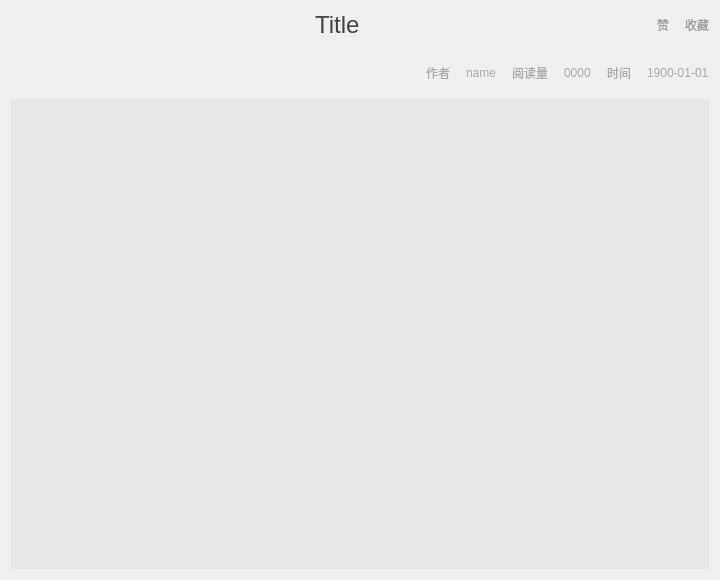
<?xml version="1.0" encoding="UTF-8"?>
<ui version="4.0">
 <class>ArticalArea</class>
 <widget class="QWidget" name="ArticalArea">
  <property name="geometry">
   <rect>
    <x>0</x>
    <y>0</y>
    <width>720</width>
    <height>580</height>
   </rect>
  </property>
  <property name="maximumSize">
   <size>
    <width>1200</width>
    <height>16777215</height>
   </size>
  </property>
  <property name="windowTitle">
   <string>Form</string>
  </property>
  <layout class="QVBoxLayout" name="verticalLayout">
   <item>
    <widget class="QWidget" name="widget" native="true">
     <property name="styleSheet">
      <string notr="true">QPushButton{
	border:0px;
color:#999;
}
QLabel{
	color:#aaa;
}

</string>
     </property>
     <layout class="QVBoxLayout" name="verticalLayout_2">
      <property name="spacing">
       <number>16</number>
      </property>
      <property name="leftMargin">
       <number>0</number>
      </property>
      <property name="topMargin">
       <number>0</number>
      </property>
      <property name="rightMargin">
       <number>0</number>
      </property>
      <property name="bottomMargin">
       <number>0</number>
      </property>
      <item>
       <layout class="QHBoxLayout" name="horizontalLayout">
        <item>
         <widget class="QLabel" name="label_8">
          <property name="text">
           <string/>
          </property>
         </widget>
        </item>
        <item>
         <spacer name="horizontalSpacer_2">
          <property name="orientation">
           <enum>Qt::Horizontal</enum>
          </property>
          <property name="sizeHint" stdset="0">
           <size>
            <width>40</width>
            <height>20</height>
           </size>
          </property>
         </spacer>
        </item>
        <item alignment="Qt::AlignHCenter">
         <widget class="QLabel" name="titleLab">
          <property name="styleSheet">
           <string notr="true">font-size:24px;color:#444;</string>
          </property>
          <property name="text">
           <string>Title</string>
          </property>
         </widget>
        </item>
        <item>
         <spacer name="horizontalSpacer_3">
          <property name="orientation">
           <enum>Qt::Horizontal</enum>
          </property>
          <property name="sizeHint" stdset="0">
           <size>
            <width>40</width>
            <height>20</height>
           </size>
          </property>
         </spacer>
        </item>
        <item>
         <widget class="QPushButton" name="supportBtn">
          <property name="text">
           <string>赞</string>
          </property>
         </widget>
        </item>
        <item>
         <widget class="QPushButton" name="collectBtn">
          <property name="text">
           <string>收藏</string>
          </property>
         </widget>
        </item>
       </layout>
      </item>
      <item>
       <layout class="QHBoxLayout" name="horizontalLayout_2">
        <property name="topMargin">
         <number>8</number>
        </property>
        <property name="bottomMargin">
         <number>0</number>
        </property>
        <item>
         <spacer name="horizontalSpacer">
          <property name="orientation">
           <enum>Qt::Horizontal</enum>
          </property>
          <property name="sizeHint" stdset="0">
           <size>
            <width>40</width>
            <height>20</height>
           </size>
          </property>
         </spacer>
        </item>
        <item>
         <widget class="QLabel" name="writer">
          <property name="text">
           <string>作者</string>
          </property>
         </widget>
        </item>
        <item>
         <widget class="QLabel" name="writerLab">
          <property name="text">
           <string>name</string>
          </property>
         </widget>
        </item>
        <item>
         <widget class="QLabel" name="label_5">
          <property name="text">
           <string>阅读量</string>
          </property>
         </widget>
        </item>
        <item>
         <widget class="QLabel" name="readCountLab">
          <property name="text">
           <string>0000</string>
          </property>
         </widget>
        </item>
        <item>
         <widget class="QLabel" name="date">
          <property name="text">
           <string>时间</string>
          </property>
         </widget>
        </item>
        <item>
         <widget class="QLabel" name="dateLab">
          <property name="text">
           <string>1900-01-01</string>
          </property>
         </widget>
        </item>
       </layout>
      </item>
      <item>
       <widget class="QTextEdit" name="content">
        <property name="enabled">
         <bool>true</bool>
        </property>
        <property name="sizePolicy">
         <sizepolicy hsizetype="Expanding" vsizetype="Expanding">
          <horstretch>0</horstretch>
          <verstretch>0</verstretch>
         </sizepolicy>
        </property>
        <property name="palette">
         <palette>
          <active>
           <colorrole role="Base">
            <brush brushstyle="SolidPattern">
             <color alpha="255">
              <red>231</red>
              <green>231</green>
              <blue>231</blue>
             </color>
            </brush>
           </colorrole>
          </active>
          <inactive>
           <colorrole role="Base">
            <brush brushstyle="SolidPattern">
             <color alpha="255">
              <red>231</red>
              <green>231</green>
              <blue>231</blue>
             </color>
            </brush>
           </colorrole>
          </inactive>
          <disabled>
           <colorrole role="Base">
            <brush brushstyle="SolidPattern">
             <color alpha="255">
              <red>236</red>
              <green>236</green>
              <blue>236</blue>
             </color>
            </brush>
           </colorrole>
          </disabled>
         </palette>
        </property>
        <property name="styleSheet">
         <string notr="true">border:none</string>
        </property>
        <property name="frameShadow">
         <enum>QFrame::Sunken</enum>
        </property>
        <property name="readOnly">
         <bool>true</bool>
        </property>
       </widget>
      </item>
     </layout>
    </widget>
   </item>
  </layout>
 </widget>
 <resources/>
 <connections/>
</ui>
